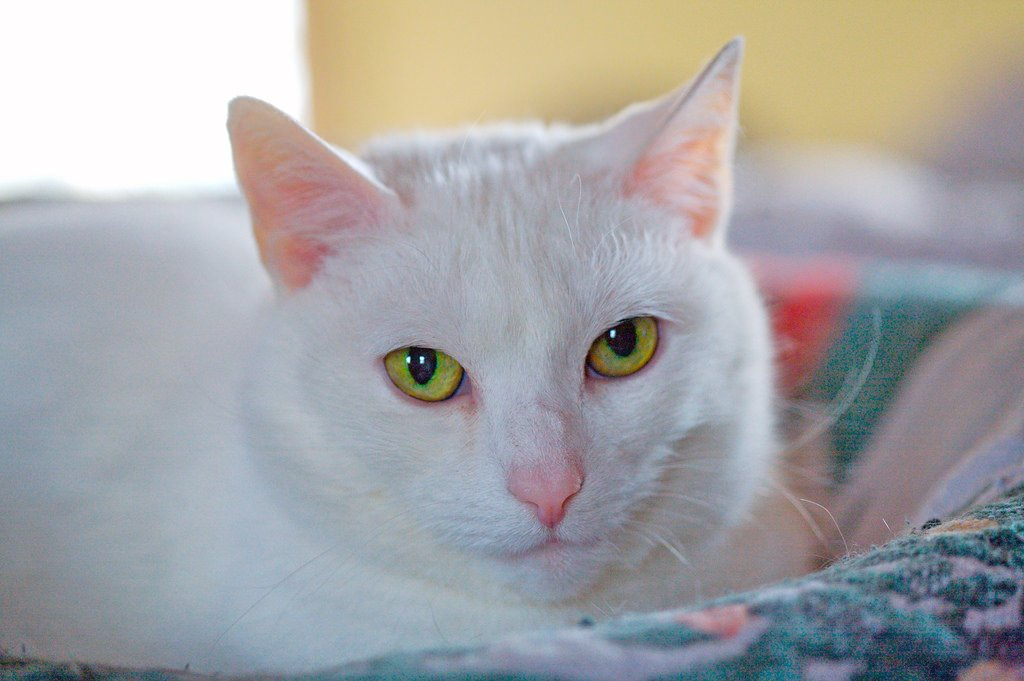
#> input picture Deep_Learning_Andrew_Ng_Coursera/1_Neural_Networks_and_Deep_Learning/week_2/imgs/my_image2.jpg, 1024 x 681 px
$ jupyter execute --allow-errors 1_assignment.ipynb   (shell and % lines are left out)
#> lines starting #> are read from the running program, lines starting #| are printed output that depends on the picture
# Logistic Regression with a Neural Network mindset

> why logistic cost function look like this?
[Explanation link](https://mooc.study.163.com/learn/2001281002?tid=2001392029#/learn/content?type=detail&id=2001702014&cid=2001693016)

[cell 1]
import numpy as np
import matplotlib.pyplot as plt
import h5py
import scipy
from PIL import Image

## Load and precessing data

[cell 2]
def load_dataset():
    train_dataset = h5py.File('datasets/train_catvnoncat.h5', 'r')
    train_set_x_orig = np.array(train_dataset['train_set_x'][:])
    train_set_y_orig = np.array(train_dataset['train_set_y'][:])

    test_dataset = h5py.File('datasets/test_catvnoncat.h5')
    test_set_x_orig = np.array(test_dataset['test_set_x'][:])
    test_set_y_orig = np.array(test_dataset['test_set_y'][:])

    classes = np.array(test_dataset['list_classes'][:])

    train_set_y_orig = train_set_y_orig.reshape(1, train_set_y_orig.shape[0])
    test_set_y_orig = test_set_y_orig.reshape(1, test_set_y_orig.shape[0])

    return train_set_x_orig, train_set_y_orig, test_set_x_orig, test_set_y_orig, classes

#> (a cell that did not finish here is left out)

#> (a cell that did not finish here is left out)

[cell 5]
fig, axes = plt.subplots(5,5, figsize=(8,8))
fig.set_facecolor('white')
#> (the rest of this cell did not finish here and is left out)

#> (a cell that did not finish here is left out)

**Expected Output for m_train, m_test and num_px**:
<table style="width:15%">
  <tr>
    <td>**m_train**</td>
    <td> 209 </td>
  </tr>

  <tr>
    <td>**m_test**</td>
    <td> 50 </td>
  </tr>

  <tr>
    <td>**num_px**</td>
    <td> 64 </td>
  </tr>

</table>

For convenience, you should now reshape images of shape (num_px, num_px, 3) in a numpy-array of shape (num_px $*$ num_px $*$ 3, 1). After this, our training (and test) dataset is a numpy-array where each column represents a flattened image. There should be m_train (respectively m_test) columns.

**Exercise:** Reshape the training and test data sets so that images of size (num_px, num_px, 3) are flattened into single vectors of shape (num\_px $*$ num\_px $*$ 3, 1).

A trick when you want to flatten a matrix X of shape (a,b,c,d) to a matrix X_flatten of shape (b$*$c$*$d, a) is to use:
```python
X_flatten = X.reshape(X.shape[0], -1).T      # X.T is the transpose of X
```

#> (a cell that did not finish here is left out)

**Expected Output**:

<table style="width:35%">
  <tr>
    <td>**train_set_x_flatten shape**</td>
    <td> (12288, 209)</td>
  </tr>
  <tr>
    <td>**train_set_y shape**</td>
    <td>(1, 209)</td>
  </tr>
  <tr>
    <td>**test_set_x_flatten shape**</td>
    <td>(12288, 50)</td>
  </tr>
  <tr>
    <td>**test_set_y shape**</td>
    <td>(1, 50)</td>
  </tr>
  <tr>
  <td>**sanity check after reshaping**</td>
  <td>[17 31 56 22 33]</td>
  </tr>
</table>

To represent color images, the red, green and blue channels (RGB) must be specified for each pixel, and so the pixel value is actually a vector of three numbers ranging from 0 to 255.

One common preprocessing step in machine learning is to center and standardize your dataset, meaning that you substract the mean of the whole numpy array from each example, and then divide each example by the standard deviation of the whole numpy array. But for picture datasets, it is simpler and more convenient and works almost as well to just divide every row of the dataset by 255 (the maximum value of a pixel channel).

<!-- During the training of your model, you're going to multiply weights and add biases to some initial inputs in order to observe neuron activations. Then you backpropogate with the gradients to train the model. But, it is extremely important for each feature to have a similar range such that our gradients don't explode. You will see that more in detail later in the lectures. !-->

Let's standardize our dataset.

#> (a cell that did not finish here is left out)

<font color='yellow'>

**What you need to remember:**

Common steps for pre-processing a new dataset are:
- Figure out the dimensions and shapes of the problem (m_train, m_test, num_px, ...)
- Reshape the datasets such that each example is now a vector of size (num_px \* num_px \* 3, 1)
- **"Standardize"** the data

## General Architecture of the learning algorithm ##

It's time to design a simple algorithm to distinguish cat images from non-cat images.

You will build a Logistic Regression, using a Neural Network mindset. The following Figure explains why **Logistic Regression is actually a very simple Neural Network!**

**Mathematical expression of the algorithm**:

For one example $x^{(i)}$:
$$z^{(i)} = w^T x^{(i)} + b \tag{1}$$
$$\hat{y}^{(i)} = a^{(i)} = sigmoid(z^{(i)})\tag{2}$$
$$ \mathcal{L}(a^{(i)}, y^{(i)}) =  - y^{(i)}  \log(a^{(i)}) - (1-y^{(i)} )  \log(1-a^{(i)})\tag{3}$$

The cost is then computed by summing over all training examples:
$$ J = \frac{1}{m} \sum_{i=1}^m \mathcal{L}(a^{(i)}, y^{(i)})\tag{6}$$

**Key steps**:
In this exercise, you will carry out the following steps:
    - Initialize the parameters of the model
    - Learn the parameters for the model by minimizing the cost
    - Use the learned parameters to make predictions (on the test set)
    - Analyse the results and conclude

## Building the parts of our algorithm ##

The main steps for building a Neural Network are:
1. Define the model structure (such as number of input features)
2. Initialize the model's parameters
3. Loop:
    - Calculate current loss (forward propagation)
    - Calculate current gradient (backward propagation)
    - Update parameters (gradient descent)

You often build 1-3 separately and integrate them into one function we call `model()`.

### Helper functions

**Exercise**: Using your code from "Python Basics", implement `sigmoid()`. As you've seen in the figure above, you need to compute $sigmoid( w^T x + b) = \frac{1}{1 + e^{-(w^T x + b)}}$ to make predictions. Use np.exp().

[cell 9]
# GRADED FUNCTION: sigmoid

def sigmoid(z):
    """
    Compute the sigmoid of z

    Arguments:
    z -- A scalar or numpy array of any size.

    Return:
    s -- sigmoid(z)
    """

    ### START CODE HERE ### (≈ 1 line of code)
    s = 1 / (1 + np.exp(-z))
    ### END CODE HERE ###

    return s

[cell 10]
print ("sigmoid([0, 2]) = " + str(sigmoid(np.array([0,2]))))

**Expected Output**:

<table>
  <tr>
    <td>**sigmoid([0, 2])**</td>
    <td> [ 0.5         0.88079708]</td>
  </tr>
</table>

### Initializing parameters

**Exercise:** Implement parameter initialization in the cell below. You have to initialize w as a vector of zeros. If you don't know what numpy function to use, look up np.zeros() in the Numpy library's documentation.

[cell 11]
# GRADED FUNCTION: initialize_with_zeros

def initialize_with_zeros(dim):
    """
    This function creates a vector of zeros of shape (dim, 1) for w and initializes b to 0.

    Argument:
    dim -- size of the w vector we want (or number of parameters in this case)

    Returns:
    w -- initialized vector of shape (dim, 1)
    b -- initialized scalar (corresponds to the bias)
    """

    ### START CODE HERE ### (≈ 1 line of code)
    w = np.zeros((dim, 1))
    b = 0
    ### END CODE HERE ###

    assert(w.shape == (dim, 1))
    assert(isinstance(b, float) or isinstance(b, int))

    return w, b

[cell 12]
dim = 2
w, b = initialize_with_zeros(dim)
print ("w = " + str(w))
print ("b = " + str(b))

**Expected Output**:

<table style="width:15%">
    <tr>
        <td>  ** w **  </td>
        <td> [[ 0.]
 [ 0.]] </td>
    </tr>
    <tr>
        <td>  ** b **  </td>
        <td> 0 </td>
    </tr>
</table>

For image inputs, w will be of shape (num_px $\times$ num_px $\times$ 3, 1).

### Forward and Backward propagation

Now that your parameters are initialized, you can do the "forward" and "backward" propagation steps for learning the parameters.

**Exercise:** Implement a function `propagate()` that computes the cost function and its gradient.

**Hints**:

Forward Propagation:
- You get X
- You compute $A = \sigma(w^T X + b) = (a^{(0)}, a^{(1)}, ..., a^{(m-1)}, a^{(m)})$
- You calculate the cost function: $J = -\frac{1}{m}\sum_{i=1}^{m}y^{(i)}\log(a^{(i)})+(1-y^{(i)})\log(1-a^{(i)})$

Here are the two formulas you will be using:

$$ \frac{\partial J}{\partial w} = \frac{1}{m}X(A-Y)^T\tag{7}$$
$$ \frac{\partial J}{\partial b} = \frac{1}{m} \sum_{i=1}^m (a^{(i)}-y^{(i)})\tag{8}$$

[cell 13]
# GRADED FUNCTION: propagate

def propagate(w, b, X, Y):
    """
    Implement the cost function and its gradient for the propagation explained above

    Arguments:
    w -- weights, a numpy array of size (num_px * num_px * 3, 1)
    b -- bias, a scalar
    X -- data of size (num_px * num_px * 3, number of examples)
    Y -- true "label" vector (containing 0 if non-cat, 1 if cat) of size (1, number of examples)

    Return:
    cost -- negative log-likelihood cost for logistic regression
    dw -- gradient of the loss with respect to w, thus same shape as w
    db -- gradient of the loss with respect to b, thus same shape as b

    Tips:
    - Write your code step by step for the propagation. np.log(), np.dot()
    """

    m = X.shape[1]

    # FORWARD PROPAGATION (FROM X TO COST)
    ### START CODE HERE ### (≈ 2 lines of code)
    A = sigmoid(w.T @ X + b)            # compute activation
    cost = -1/m *(np.sum(Y * np.log(A) + (1-Y) * np.log(1-A)))         # compute cost
    ### END CODE HERE ###

    # BACKWARD PROPAGATION (TO FIND GRAD)
    ### START CODE HERE ### (≈ 2 lines of code)
    dw = 1/m * (X @ (A - Y).T)
    db = 1/m * (np.sum(A - Y))
    ### END CODE HERE ###

    assert(dw.shape == w.shape)
    assert(db.dtype == float)
    cost = np.squeeze(cost)
    assert(cost.shape == ())

    grads = {"dw": dw,
             "db": db}

    return grads, cost

[cell 14]
w, b, X, Y = np.array([[1],[2]]), 2, np.array([[1,2],[3,4]]), np.array([[1,0]])

[cell 15]
grads, cost = propagate(w, b, X, Y)

[cell 16]
print ("dw = " + str(grads["dw"]))
print ("db = " + str(grads["db"]))
print ("cost = " + str(cost))

**Expected Output**:

<table style="width:50%">
    <tr>
        <td>  ** dw **  </td>
        <td> [[ 0.99993216]
 [ 1.99980262]]</td>
    </tr>
    <tr>
        <td>  ** db **  </td>
        <td> 0.499935230625 </td>
    </tr>
    <tr>
        <td>  ** cost **  </td>
        <td> 6.000064773192205</td>
    </tr>

</table>

### Optimization
- You have initialized your parameters.
- You are also able to compute a cost function and its gradient.
- Now, you want to update the parameters using gradient descent.

**Exercise:** Write down the optimization function. The goal is to learn $w$ and $b$ by minimizing the cost function $J$. For a parameter $\theta$, the update rule is $ \theta = \theta - \alpha \text{ } d\theta$, where $\alpha$ is the learning rate.

[cell 17]
# GRADED FUNCTION: optimize

def optimize(w, b, X, Y, num_iterations, learning_rate, print_cost = False):
    """
    This function optimizes w and b by running a gradient descent algorithm

    Arguments:
    w -- weights, a numpy array of size (num_px * num_px * 3, 1)
    b -- bias, a scalar
    X -- data of shape (num_px * num_px * 3, number of examples)
    Y -- true "label" vector (containing 0 if non-cat, 1 if cat), of shape (1, number of examples)
    num_iterations -- number of iterations of the optimization loop
    learning_rate -- learning rate of the gradient descent update rule
    print_cost -- True to print the loss every 100 steps

    Returns:
    params -- dictionary containing the weights w and bias b
    grads -- dictionary containing the gradients of the weights and bias with respect to the cost function
    costs -- list of all the costs computed during the optimization, this will be used to plot the learning curve.

    Tips:
    You basically need to write down two steps and iterate through them:
        1) Calculate the cost and the gradient for the current parameters. Use propagate().
        2) Update the parameters using gradient descent rule for w and b.
    """
#> called with w = array of shape (2, 1), b = 2, X = array of shape (2, 2), Y = array of shape (1, 2), num_iterations = 100, learning_rate = 0.009, print_cost = False

    costs = []

    for i in range(num_iterations):


        # Cost and gradient calculation (≈ 1-4 lines of code)
        ### START CODE HERE ###
        grads, cost = propagate(w, b, X, Y)
        ### END CODE HERE ###

        # Retrieve derivatives from grads
        dw = grads["dw"]
        db = grads["db"]

        # update rule (≈ 2 lines of code)
        ### START CODE HERE ###
        w = w - learning_rate * dw
        b = b - learning_rate * db
        ### END CODE HERE ###

        # Record the costs
        if i % 100 == 0:
            costs.append(cost)

        # Print the cost every 100 training examples
        if print_cost and i % 100 == 0:
            print ("Cost after iteration %i: %f" %(i, cost))

    params = {"w": w,
              "b": b}

    grads = {"dw": dw,
             "db": db}

    return params, grads, costs

[cell 18]
params, grads, costs = optimize(w, b, X, Y, num_iterations= 100, learning_rate = 0.009, print_cost = False)

print ("w = " + str(params["w"]))
print ("b = " + str(params["b"]))
print ("dw = " + str(grads["dw"]))
print ("db = " + str(grads["db"]))

**Expected Output**:

<table style="width:50%">
    <tr>
       <td> ** w ** </td>
       <td>[[ 0.1124579] [0.23106775]] </td>
    </tr>

    <tr>
       <td> ** b ** </td>
       <td> 1.55930492484 </td>
    </tr>

    <tr>
       <td> ** dw ** </td>
       <td> [[0.90158428] [1.76250842]] </td>
    </tr>

    <tr>
       <td> ** db ** </td>
       <td> 0.430462071679 </td>
    </tr>

</table>

**Exercise:** The previous function will output the learned w and b. We are able to use w and b to predict the labels for a dataset X. Implement the `predict()` function. There is two steps to computing predictions:

1. Calculate $\hat{Y} = A = \sigma(w^T X + b)$

2. Convert the entries of a into 0 (if activation <= 0.5) or 1 (if activation > 0.5), stores the predictions in a vector `Y_prediction`. If you wish, you can use an `if`/`else` statement in a `for` loop (though there is also a way to vectorize this).

### Predict

[cell 19]
# GRADED FUNCTION: predict

def predict(w, b, X):
    '''
    Predict whether the label is 0 or 1 using learned logistic regression parameters (w, b)

    Arguments:
    w -- weights, a numpy array of size (num_px * num_px * 3, 1)
    b -- bias, a scalar
    X -- data of size (num_px * num_px * 3, number of examples)

    Returns:
    Y_prediction -- a numpy array (vector) containing all predictions (0/1) for the examples in X
    '''
#> called with w = array of shape (2, 1), b = 1.56, X = array of shape (2, 2)

    m = X.shape[1]
    Y_prediction = np.zeros((1,m))
    w = w.reshape(X.shape[0], 1)

    # Compute vector "A" predicting the probabilities of a cat being present in the picture
    ### START CODE HERE ### (≈ 1 line of code)
    A = sigmoid(w.T @ X + b)
    ### END CODE HERE ###

    for i in range(A.shape[1]):

        # Convert probabilities A[0,i] to actual predictions p[0,i]
        ### START CODE HERE ### (≈ 4 lines of code)
        Y_prediction[0, i] = np.rint(A[0,i])
        ### END CODE HERE ###

    assert(Y_prediction.shape == (1, m))

    return Y_prediction

[cell 20]
print ("predictions = " + str(predict(params["w"], params["b"], X)))

**Expected Output**:

<table style="width:30%">
    <tr>
         <td>
             **predictions**
         </td>
          <td>
            [[ 1.  1.]]
         </td>
   </tr>

</table>

<font color='yellow'>

**What to remember:**

You've implemented several functions that:
- Initialize (w,b)
- Optimize the loss iteratively to learn parameters (w,b):
    - computing the cost and its gradient
    - updating the parameters using gradient descent
- Use the learned (w,b) to predict the labels for a given set of examples

## Merge all functions into a model ##

You will now see how the overall model is structured by putting together all the building blocks (functions implemented in the previous parts) together, in the right order.

**Exercise:** Implement the model function. Use the following notation:
    - Y_prediction for your predictions on the test set
    - Y_prediction_train for your predictions on the train set
    - w, costs, grads for the outputs of optimize()

[cell 21]
# GRADED FUNCTION: model

# [49 lines left out: function model, not called in this run]

Run the following cell to train your model.

#> (a cell that did not finish here is left out)

**Expected Output**:

<table style="width:40%">

    <tr>
        <td> **Train Accuracy**  </td>
        <td> 99.04306220095694 % </td>
    </tr>

    <tr>
        <td>**Test Accuracy** </td>
        <td> 70.0 % </td>
    </tr>
</table>

**Comment**: Training accuracy is close to 100%. This is a good sanity check: your model is working and has high enough capacity to fit the training data. Test error is 68%. It is actually not bad for this simple model, given the small dataset we used and that logistic regression is a linear classifier. But no worries, you'll build an even better classifier next week!

Also, you see that the model is clearly overfitting the training data. Later in this specialization you will learn how to reduce overfitting, for example by using regularization. Using the code below (and changing the `index` variable) you can look at predictions on pictures of the test set.

[cell 23]
# Example of a picture that was wrongly classified.
index = 5
#> (the rest of this cell did not finish here and is left out)

#> (a cell that did not finish here is left out)

Let's also plot the cost function and the gradients.

#> (a cell that did not finish here is left out)

**Interpretation**:
You can see the cost decreasing. It shows that the parameters are being learned. However, you see that you could train the model even more on the training set. Try to increase the number of iterations in the cell above and rerun the cells. You might see that the training set accuracy goes up, but the test set accuracy goes down. This is called overfitting.

## Further analysis (optional/ungraded exercise) ##

Congratulations on building your first image classification model. Let's analyze it further, and examine possible choices for the learning rate $\alpha$.

### Choice of learning rate ####

**Reminder**:
In order for Gradient Descent to work you must choose the learning rate wisely. The learning rate $\alpha$  determines how rapidly we update the parameters. If the learning rate is too large we may "overshoot" the optimal value. Similarly, if it is too small we will need too many iterations to converge to the best values. That's why it is crucial to use a well-tuned learning rate.

Let's compare the learning curve of our model with several choices of learning rates. Run the cell below. This should take about 1 minute. Feel free also to try different values than the three we have initialized the `learning_rates` variable to contain, and see what happens.

[cell 26]
learning_rates = [0.01, 0.001, 0.0001]
models = {}
#> (the rest of this cell did not finish here and is left out)

**Interpretation**:
- Different learning rates give different costs and thus different predictions results.
- If the learning rate is too large (0.01), the cost may oscillate up and down. It may even diverge (though in this example, using 0.01 still eventually ends up at a good value for the cost).
- A lower cost doesn't mean a better model. You have to check if there is possibly overfitting. It happens when the training accuracy is a lot higher than the test accuracy.
- In deep learning, we usually recommend that you:
    - Choose the learning rate that better minimizes the cost function.
    - If your model overfits, use other techniques to reduce overfitting. (We'll talk about this in later videos.)

## Test with your own image (optional/ungraded exercise) ##

Congratulations on finishing this assignment. You can use your own image and see the output of your model. To do that:
    1. Click on "File" in the upper bar of this notebook, then click "Open" to go on your Coursera Hub.
    2. Add your image to this Jupyter Notebook's directory, in the "images" folder
    3. Change your image's name in the following code
    4. Run the code and check if the algorithm is right (1 = cat, 0 = non-cat)!

[cell 27]
def image_processing(image_file, target_size=64):
#> called with image_file = 'imgs/my_image2.jpg', target_size = 64
    image = Image.open(image_file)
#> image is the input picture: PIL image 1024x681 RGB; mean R, G, B 164.4, 163.9, 165.3
    image_array = np.array(image)
    if image_array.shape[-1] != 3:
        print("Not support picture's type.")
    resize_image = Image.fromarray(image_array).resize((target_size, target_size))
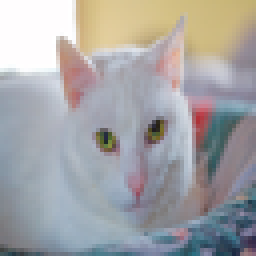
#> resize_image: PIL image 64x64 RGB (shown 4 times larger); mean R, G, B 164.4, 163.9, 165.3
    input_image_array = np.array(resize_image).reshape(1, -1).T
#> input_image_array = 12288 values, max 255 at index 0, min 22 at index 6071, mean 164.5
    return image, input_image_array

[cell 28]
image, input_array = image_processing('imgs/my_image2.jpg')
#> input_array has the same summary as input_image_array in image_processing


$ run again, with Deep_Learning_Andrew_Ng_Coursera/1_Neural_Networks_and_Deep_Learning/week_2/imgs/cat_in_iran.jpg copied over Deep_Learning_Andrew_Ng_Coursera/1_Neural_Networks_and_Deep_Learning/week_2/imgs/my_image2.jpg
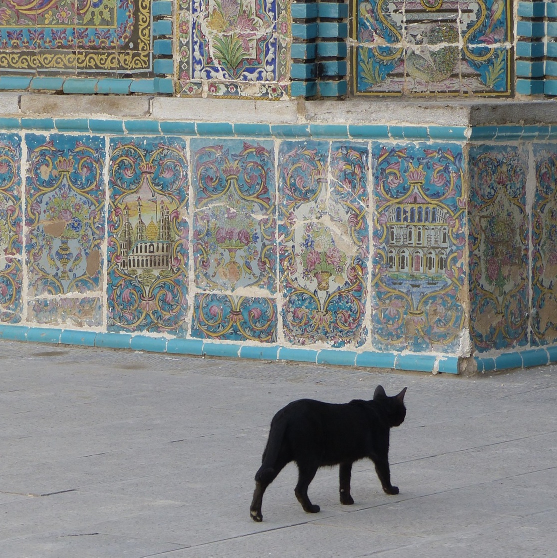
#> input picture Deep_Learning_Andrew_Ng_Coursera/1_Neural_Networks_and_Deep_Learning/week_2/imgs/cat_in_iran.jpg, 1114 x 1115 px (shown at 1/2 size)
#> in image_processing, image is the input picture: PIL image 1114x1115 RGB; mean R, G, B 130.1, 133.6, 132.1
#> in image_processing, `resize_image = Image.fromarray(image_array).resize((target_size, targe..`:
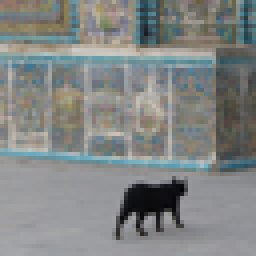
#> resize_image: PIL image 64x64 RGB (shown 4 times larger); mean R, G, B 130.1, 133.6, 132.1
#> input_image_array = 12288 values, max 208 at index 2358, min 3 at index 9159, mean 131.9
#> input_array has the same summary as input_image_array in image_processing
